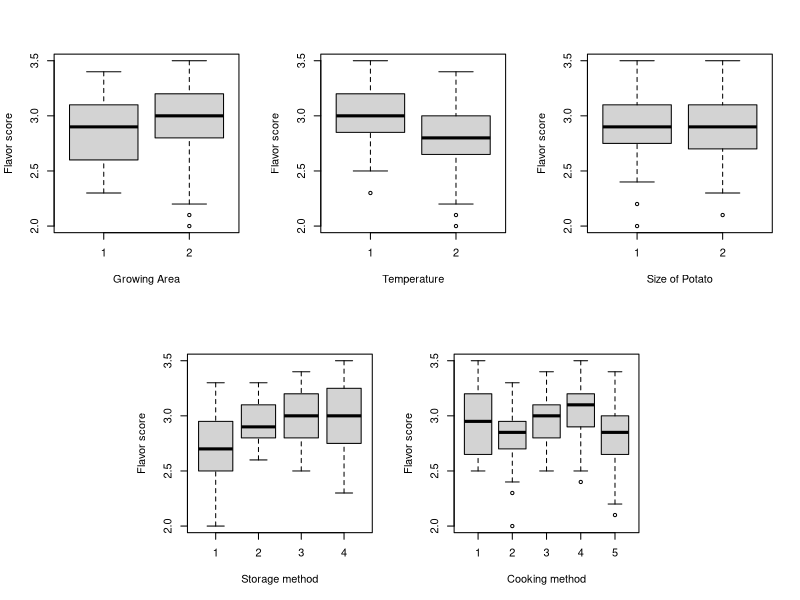
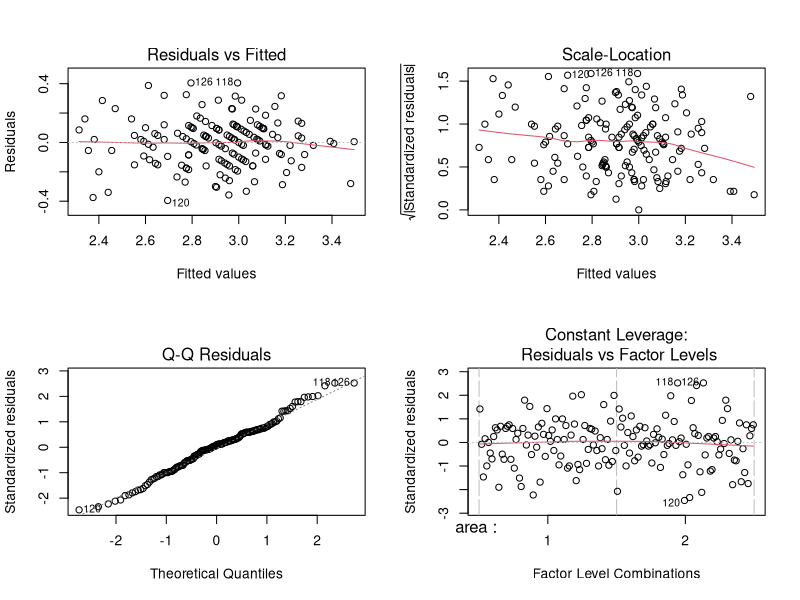

Write the R code that produced these figures, in order.
## ---- chunk 1
rm(list = ls(all.names = TRUE))
library(knitr)

#library(plotly)
options(tinytex.verbose = TRUE)
knitr::opts_chunk$set(echo = FALSE)
## ---- chunk 2
potato<-read.table("./potato.dat.txt",col.names = c("area","temp","size","storage","cook", "texture", "flavour", "moist"))
# leave out texture and moist
summary(potato) # it is a balanced set
## ---- chunk 3
layout(mat = matrix(c(1,1,2,2,3,3,
                      0,4,4,5,5,0), nrow = 2, byrow = TRUE))
boxplot(potato$flavour~potato$area, data = potato, xlab = "Growing Area", ylab = "Flavor score")
boxplot(potato$flavour~potato$temp, data = potato, xlab = "Temperature", ylab = "Flavor score")
boxplot(potato$flavour~ potato$size, data = potato, xlab = "Size of Potato", ylab = "Flavor score")
boxplot(potato$flavour~ potato$storage, data = potato, xlab = "Storage method", ylab = "Flavor score")
boxplot(potato$flavour~ potato$cook, data = potato, xlab = "Cooking method", ylab = "Flavor score")
# boxplot show similar variability----satisfy the assumption of homoscedasticity
# boxplot, each box can be considered as symmetric ---- satisfy the assumption of normality
# 160 groups of samples are independent ---- satisfy the assumption of independence

## ---- chunk 4
lm_cropped_result <- lm(flavour ~ area + temp + storage + cook + area:storage + temp:storage + size:storage + storage:cook, data=potato)
coef(lm_cropped_result)
## ---- chunk 5
potato$area<-as.factor(potato$area)
potato$temp<-as.factor(potato$temp)
potato$size<-as.factor(potato$size)
potato$storage<-as.factor(potato$storage)
potato$cook<-as.factor(potato$cook)
# printing the full AOV model
result_full <- aov(flavour ~ (area + temp + size + storage + cook)^2, data=potato)
summary(result_full)
## ---- chunk 6
# We notice that there are something not significant, thus we remove them
result_cropped <- aov(flavour ~ area + temp + storage + cook + area:storage + temp:storage + size:storage + storage:cook, data=potato)
summary(result_cropped)
## ---- chunk 7
layout(matrix(1:4,ncol=2))
plot(result_cropped)
